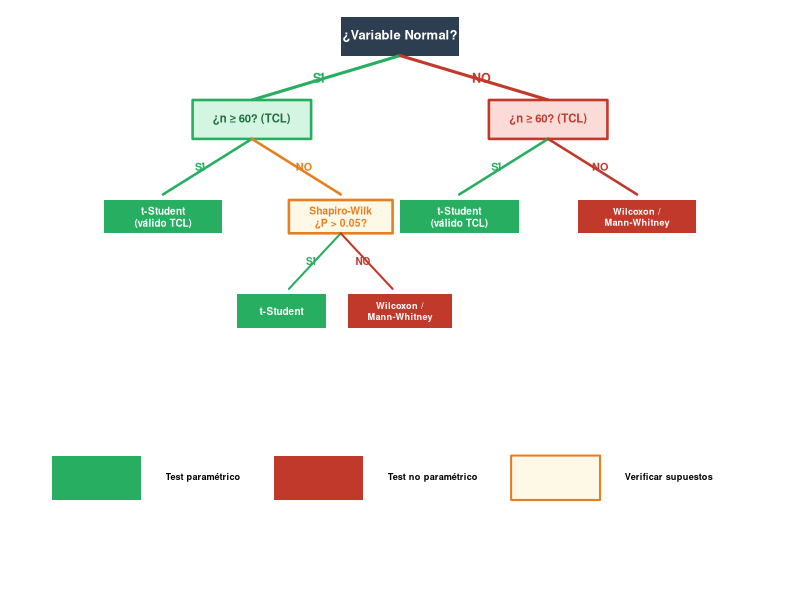
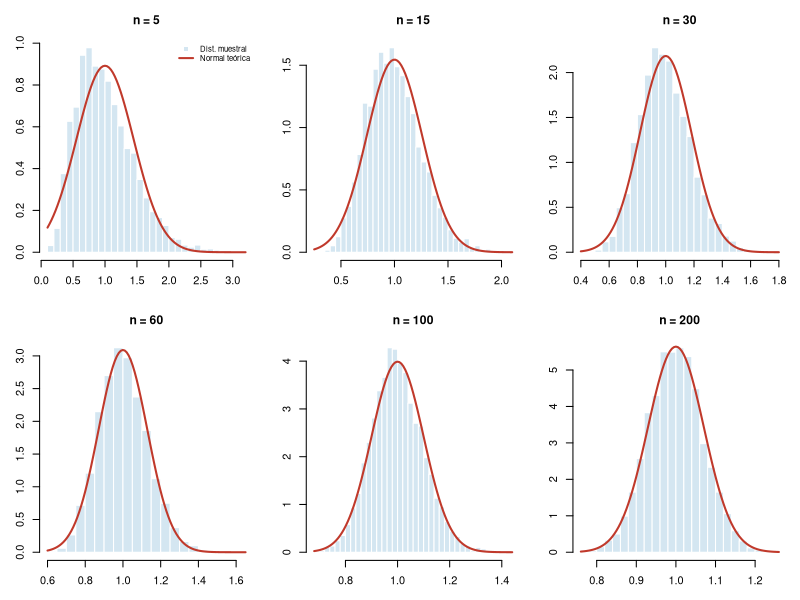
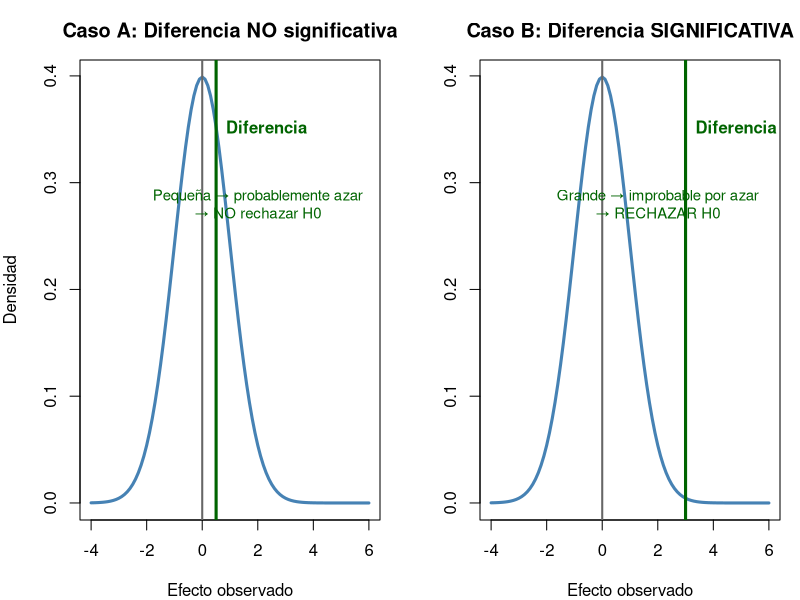
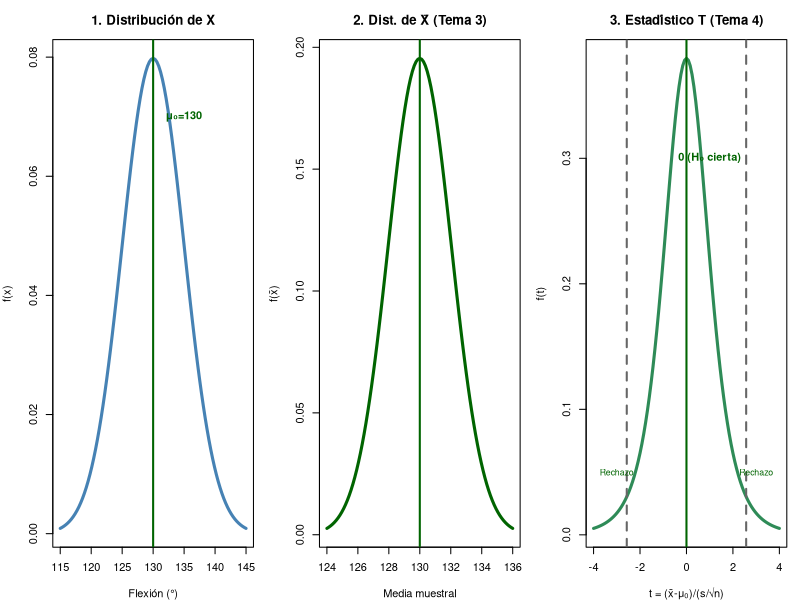
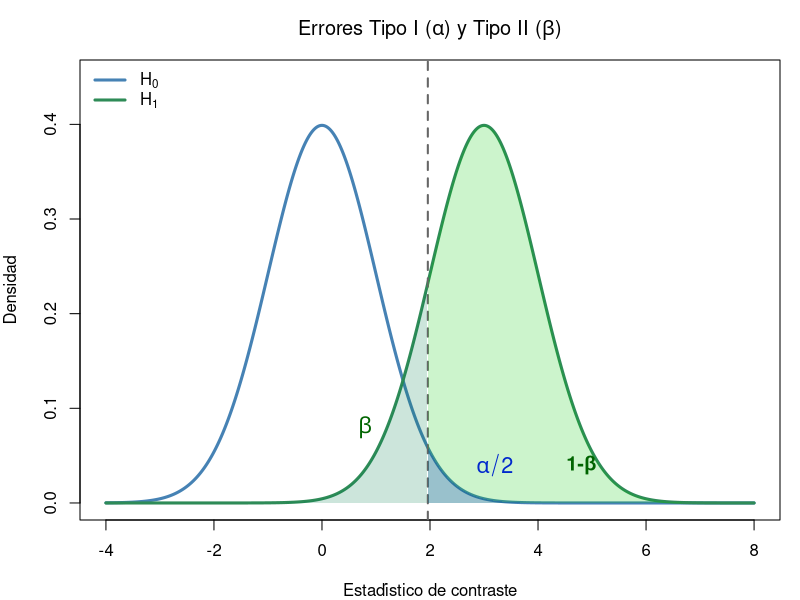
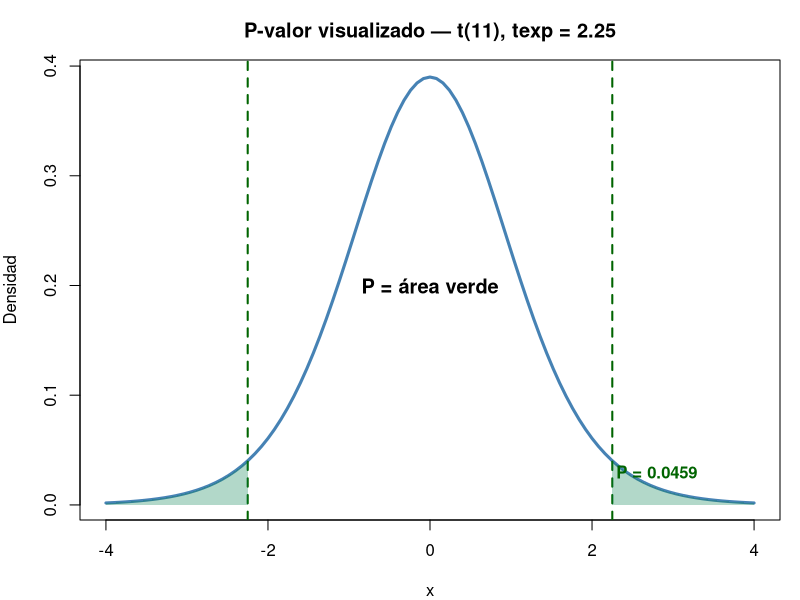

Here is the R script that generated these plots, in order:
## ---- chunk 1
#| fig-height: 5
#| fig-alt: "Árbol de decisión clínico para elegir el test estadístico adecuado. Empieza preguntando si la variable es Normal. Si es Normal, pregunta si n≥60. Si no es Normal, también pregunta si n≥60. Las ramas llevan a t-Student, Shapiro-Wilk o tests no paramétricos."
par(mar=c(0,0,0,0), bg=NA)
plot(NA, xlim=c(0,10), ylim=c(0,10), axes=F, xlab="", ylab="")

# ── Nodo raíz ──
rect(4.2, 9.4, 5.8, 10.1, col="#2c3e50", border=NA, lwd=0)
text(5, 9.75, "¿Variable Normal?", cex=0.78, font=2, col="white")

# Ramas principales con gradiente
segments(5, 9.4, 3, 8.6, lwd=3, col="#27ae60")
segments(5, 9.4, 7, 8.6, lwd=3, col="#c0392b")
text(3.9, 9.0, "SÍ", cex=0.75, font=2, col="#27ae60")
text(6.1, 9.0, "NO", cex=0.75, font=2, col="#c0392b")

# ── Rama SÍ ──
rect(2.2, 7.9, 3.8, 8.6, col="#d5f5e3", border="#27ae60", lwd=2.5)
text(3, 8.25, "¿n ≥ 60? (TCL)", cex=0.68, font=2, col="#1e6e3e")
segments(3, 7.9, 1.8, 6.9, lwd=2.5, col="#27ae60")
segments(3, 7.9, 4.2, 6.9, lwd=2.5, col="#e67e22")
text(2.3, 7.4, "SÍ", cex=0.65, font=2, col="#27ae60")
text(3.7, 7.4, "NO", cex=0.65, font=2, col="#e67e22")

# Hoja: t-Student (válido TCL)
rect(1.0, 6.2, 2.6, 6.8, col="#27ae60", border=NA)
text(1.8, 6.5, "t-Student\n(válido TCL)", cex=0.6, font=2, col="white")

# Nodo intermedio: Shapiro
rect(3.5, 6.2, 4.9, 6.8, col="#fef9e7", border="#e67e22", lwd=2.5)
text(4.2, 6.5, "Shapiro-Wilk\n¿P > 0.05?", cex=0.62, font=2, col="#e67e22")
segments(4.2, 6.2, 3.5, 5.2, lwd=2, col="#27ae60")
segments(4.2, 6.2, 4.9, 5.2, lwd=2, col="#c0392b")
text(3.8, 5.7, "SÍ", cex=0.6, font=2, col="#27ae60")
text(4.5, 5.7, "NO", cex=0.6, font=2, col="#c0392b")

# Hojas Shapiro
rect(2.8, 4.5, 4.0, 5.1, col="#27ae60", border=NA)
text(3.4, 4.8, "t-Student", cex=0.6, font=2, col="white")
rect(4.3, 4.5, 5.7, 5.1, col="#c0392b", border=NA)
text(5.0, 4.8, "Wilcoxon /\nMann-Whitney", cex=0.55, font=2, col="white")

# ── Rama NO ──
rect(6.2, 7.9, 7.8, 8.6, col="#fadbd8", border="#c0392b", lwd=2.5)
text(7, 8.25, "¿n ≥ 60? (TCL)", cex=0.68, font=2, col="#c0392b")
segments(7, 7.9, 5.8, 6.9, lwd=2.5, col="#27ae60")
segments(7, 7.9, 8.2, 6.9, lwd=2.5, col="#c0392b")
text(6.3, 7.4, "SÍ", cex=0.65, font=2, col="#27ae60")
text(7.7, 7.4, "NO", cex=0.65, font=2, col="#c0392b")

# Hojas rama NO
rect(5.0, 6.2, 6.6, 6.8, col="#27ae60", border=NA)
text(5.8, 6.5, "t-Student\n(válido TCL)", cex=0.6, font=2, col="white")
rect(7.4, 6.2, 9.0, 6.8, col="#c0392b", border=NA)
text(8.2, 6.5, "Wilcoxon /\nMann-Whitney", cex=0.55, font=2, col="white")

# ── Leyenda ──
rect(0.3, 1.4, 1.5, 2.2, col="#27ae60", border=NA)
text(1.7, 1.8, "Test paramétrico", cex=0.55, pos=4, font=2)
rect(3.3, 1.4, 4.5, 2.2, col="#c0392b", border=NA)
text(4.7, 1.8, "Test no paramétrico", cex=0.55, pos=4, font=2)
rect(6.5, 1.4, 7.7, 2.2, col="#fef9e7", border="#e67e22", lwd=2)
text(7.9, 1.8, "Verificar supuestos", cex=0.55, pos=4, font=2)
## ---- chunk 2
#| fig-height: 5.5
par(mfrow=c(2,3), mar=c(3,3,3,1))
set.seed(123)
ns <- c(5, 15, 30, 60, 100, 200)
for(i in 1:length(ns)){
  n <- ns[i]
  medias <- replicate(5000, mean(rexp(n, rate=1)))  # exponencial (muy asimétrica)
  hist(medias, col="#d4e6f1", border="white", freq=FALSE, breaks=30,
       main=paste0("n = ", n), xlab=expression(bar(x)), cex.main=1.1)
  curve(dnorm(x, mean=1, sd=1/sqrt(n)), add=T, col="#c0392b", lwd=2)
  if(i==1) legend("topright", c("Dist. muestral", "Normal teórica"),
                  col=c("#d4e6f1","#c0392b"), lwd=c(NA,2), pch=c(15,NA), bty="n", cex=0.7)
}
par(mfrow=c(1,1))
## ---- chunk 3
#| fig-height: 5
set.seed(123)
par(mfrow=c(1,2), mar=c(4,4,3,1))
# Escenario A: Diferencia pequeña (ruido)
curve(dnorm(x, 0, 1), -4, 6, lwd=3, col="steelblue", ylab="Densidad",
      main="Caso A: Diferencia NO significativa", xlab="Efecto observado")
abline(v=0, lwd=2, col="grey40"); abline(v=0.5, lwd=3, col="darkgreen")
text(0.5, 0.35, "Diferencia", col="darkgreen", pos=4, font=2)
text(2, 0.28, "Pequeña → probablemente azar\n→ NO rechazar H0", col="darkgreen", cex=0.9)
# Escenario B: Diferencia grande (señal)
curve(dnorm(x, 0, 1), -4, 6, lwd=3, col="steelblue", ylab="",
      main="Caso B: Diferencia SIGNIFICATIVA", xlab="Efecto observado")
abline(v=0, lwd=2, col="grey40"); abline(v=3, lwd=3, col="darkgreen")
text(3, 0.35, "Diferencia", col="darkgreen", pos=4, font=2)
text(2, 0.28, "Grande → improbable por azar\n→ RECHAZAR H0", col="darkgreen", cex=0.9)
par(mfrow=c(1,1))
## ---- chunk 4
n<-12; xbar<-189.76; s<-62.02
cat("Caso a (mu0=200): t =", round((xbar-200)/(s/sqrt(n)),3),
    "P =", round(2*pt(-abs((xbar-200)/(s/sqrt(n))),11),4),
    "\nCaso b (mu0=230): t =", round((xbar-230)/(s/sqrt(n)),3),
    "P =", round(2*pt(-abs((xbar-230)/(s/sqrt(n))),11),4))
## ---- chunk 5
#| fig-height: 5
par(mfrow=c(1,3), mar=c(4,4,3,1))

# Panel 1: Distribución de X (datos originales)
curve(dnorm(x, 130, 5), 115, 145, lwd=3, col="steelblue",
      main="1. Distribución de X", xlab="Flexión (°)", ylab="f(x)")
abline(v=130, col="darkgreen", lwd=2); text(135, 0.07, "μ₀=130", col="darkgreen", font=2)

# Panel 2: Distribución de la media muestral (T3)
curve(dnorm(x, 130, 5/sqrt(6)), 124, 136, lwd=3, col="darkgreen",
      main="2. Dist. de X̄ (Tema 3)", xlab="Media muestral", ylab="f(x̄)")
abline(v=130, col="darkgreen", lwd=2); text(131, 0.9, "μ=130", col="darkgreen", font=2)

# Panel 3: Estadístico de contraste T (T4 — estandarizado bajo H₀)
curve(dt(x, 5), -4, 4, lwd=3, col="seagreen",
      main="3. Estadístico T (Tema 4)", xlab="t = (x̄-μ₀)/(s/√n)", ylab="f(t)")
abline(v=0, col="darkgreen", lwd=2); text(1, 0.3, "0 (H₀ cierta)", col="darkgreen", font=2)
# Marcar región de rechazo
t_crit <- qt(0.975, 5)
abline(v=c(-t_crit, t_crit), col="grey40", lty=2, lwd=2)
text(3, 0.05, "Rechazo", col="darkgreen", cex=0.8)
text(-3, 0.05, "Rechazo", col="darkgreen", cex=0.8)

par(mfrow=c(1,1))
## ---- chunk 6
#| fig-height: 5
#| fig-alt: "Visualización de los errores Tipo I (alfa) y Tipo II (beta) con dos distribuciones normales solapadas. La distribución bajo H0 en azul (centrada en 0) y bajo H1 en verde (centrada en 3). El área azul a la derecha de la línea crítica vertical es alfa (error Tipo I), el área verde a la izquierda es beta (error Tipo II), y el área verde a la derecha es la potencia (1-beta)."
# Visualización de errores con dos distribuciones
par(mar=c(4,4,3,1))
x <- seq(-4, 8, 0.01)
y_H0 <- dnorm(x, 0, 1)     # Distribución bajo H0
y_H1 <- dnorm(x, 3, 1)     # Distribución bajo H1 (efecto real)
plot(x, y_H0, type="l", lwd=3, col="steelblue", ylab="Densidad",
     main=expression(paste("Errores Tipo I (", alpha, ") y Tipo II (", beta, ")")),
     ylim=c(0,0.45), xlab="Estadístico de contraste")
lines(x, y_H1, lwd=3, col="seagreen")
t_crit <- qnorm(0.975)  # 1.96
abline(v=t_crit, col="grey40", lty=2, lwd=2)
# α — cola derecha bajo H0
xf <- seq(t_crit, 8, 0.01); yf <- dnorm(xf, 0, 1)
polygon(c(xf, rev(xf)), c(yf, rep(0,length(yf))), col=rgb(0,0,1,0.25), border=NA)
text(3.2, 0.04, expression(alpha/2), col="blue", cex=1.3, font=2)
# β — bajo H1 a la izquierda de t_crit
xf <- seq(-4, t_crit, 0.01); yf <- dnorm(xf, 3, 1)
polygon(c(xf, rev(xf)), c(yf, rep(0,length(yf))), col=rgb(0,0.5,0.3,0.2), border=NA)
text(0.8, 0.08, expression(beta), col="darkgreen", cex=1.3, font=2)
# Potencia (1-β)
xf <- seq(t_crit, 8, 0.01); yf <- dnorm(xf, 3, 1)
polygon(c(xf, rev(xf)), c(yf, rep(0,length(yf))), col=rgb(0,0.8,0,0.2), border=NA)
text(4.8, 0.04, "1-β", col="darkgreen", cex=1.2, font=2)
legend("topleft", c(expression(H[0]), expression(H[1])), col=c("steelblue","seagreen"), lwd=3, bty="n")
## ---- chunk 7
#| fig-height: 4.5
# Visualización del P-valor
curve(dt(x, 11), -4, 4, lwd=3, col="steelblue", ylab="Densidad",
      main="P-valor visualizado — t(11), texp = 2.25")
abline(v=c(-2.25, 2.25), col="darkgreen", lwd=2, lty=2)
# Área del P-valor (dos colas)
xr <- seq(2.25, 4, 0.01); yr <- dt(xr, 11)
polygon(c(xr, rev(xr)), c(yr, rep(0,length(yr))), col=rgb(0,0.5,0.3,0.3), border=NA)
xl <- seq(-4, -2.25, 0.01); yl <- dt(xl, 11)
polygon(c(xl, rev(xl)), c(yl, rep(0,length(yl))), col=rgb(0,0.5,0.3,0.3), border=NA)
text(0, 0.2, "P = área verde", font=2, cex=1.2)
text(2.8, 0.03, paste0("P = ", round(2*pt(-2.25,11),4)), col="darkgreen", font=2)
## ---- chunk 8
x<-c(125,132,128,135,130,126); t<-(mean(x)-130)/(sd(x)/sqrt(6))
cat("t =", round(t,3), "→ P(t) =", round(2*pt(-abs(t),5),4),
    "\nP(z aprox) =", round(2*pnorm(-abs(t)),4))
## ---- chunk 9
x <- c(125,132,128,135,130,126)
t.test(x, mu = 130)
# BioEstatR: testt(m = mean(x), s = sd(x), n = length(x), m0 = 130)
## ---- chunk 10
x<-48; n<-287; p0<-0.22
z<-(x - n*p0 - 0.5)/sqrt(n*p0*(1-p0))
P<-2*pnorm(-abs(z))
cat("z =", round(z,3), "P =", round(P,4))
## ---- chunk 11
x<-47; n<-50; p0<-0.95
z<-(x/n-p0)/sqrt(p0*(1-p0)/n)
cat("z =", round(z,3), "P =", round(2*pnorm(-abs(z)),4),
    "\nNo significativo: 94% no difiere de 95% (P = 0.745)")
